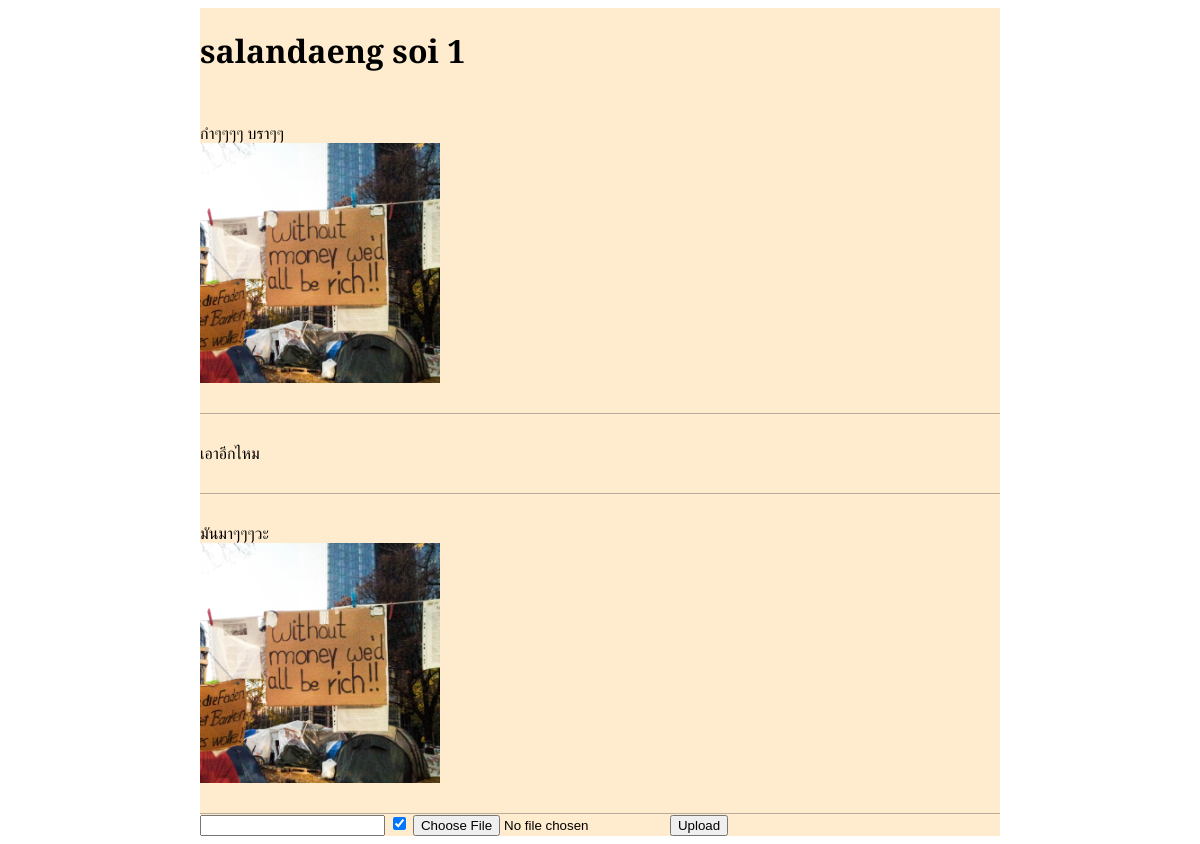
Page /9/ on the committed database.
### cabinets/models.py (models this page shows, shortened)
class Cabinet(models.Model):
    name_text = models.CharField(max_length=200)
    pub_date = models.DateTimeField(default=datetime.datetime.now())
    image = models.ImageField(upload_to='cabinets', null=True)

class Update(models.Model):
    cabinet = models.ForeignKey(Cabinet, on_delete=models.CASCADE)
    comment_text = models.CharField(max_length = 200)
    pub_date = models.DateTimeField(default=datetime.datetime.now())
    need_refill = models.BooleanField(default=True)
    image_update = models.ImageField(upload_to='cabinets/uploads', blank=True, null=True)

### cabinets/views.py (the view)
# urls.py: path('<int:cabinet_id>/', views.detail, name='detail'),
def detail(request, cabinet_id):
    if request.method == 'POST':
        request.POST = request.POST.copy()
        request.POST['pub_date'] = datetime.datetime.now()
        request.POST['cabinet'] = get_object_or_404(Cabinet, pk=cabinet_id)
        form = UpdateForm(request.POST or None, request.FILES or None)
        print(request.POST)
        if form.is_valid():
            try:
                form.save()
            except:
                HttpResponse('some error occurred')
        else:
            form = UpdateForm()
        return HttpResponseRedirect(reverse('cabinets:detail', args=(cabinet_id,)))
    elif request.method == 'GET':
        cabinet = get_object_or_404(Cabinet, pk=cabinet_id)
        latest_updates_list = cabinet.update_set.order_by('-pub_date')[:5]
        form = UpdateForm(initial = {'cabinet': cabinet_id })
        context = {
            'form' : form,
            'cabinet': cabinet,
            'latest_updates_list': latest_updates_list,
        }
        return render(request, 'cabinets/detail.html', context,)
    else:
        HttpResponse('think your code is brokwen bro')

### cabinets/forms.py
class UpdateForm(forms.ModelForm):
    class Meta:
        model = Update
        fields = [
            'cabinet', 'pub_date',
            'comment_text', 'need_refill', 'image_update'
        ]

### cabinets/templates/cabinets/detail.html (shortened to what this page needs)
{% extends 'cabinets/base.html' %}
{% block content %}
<h1>{{ cabinet.name_text }}</h1>
{% for update in latest_updates_list %}
<div class = list-container>
        {{ update.comment_text }}
        {% if update.image_update %}
                <img src="{{ update.image_update.url }}" alt="photo of {{ update.comment_text }}" class = 'update-image'>
        {% endif %}
</div>
{% endfor %}
    <form method = "post" enctype="multipart/form-data">
            {{ form.comment_text }}
            {{ form.need_refill }}
            {{ form.image_update }}
            <button type="submit">Upload</button>
    </form>
{% endblock content %}

### cabinets/static/cabinets/css/styles.css (style rules this page uses)
html, body { font-family: 'Playfair Display', 'Sarabun', serif; }
.list-container { display: flex; flex-direction: column; width: 100%; margin: 0 auto; padding: 30px 0; border-bottom: 1px solid rgba(94, 93, 93, 0.438) ; }
.update-image { display: block; max-width: 30%; }

### rows in the picture
Cabinet: name_text "salandaeng soi 1"
Update: comment_text "กำๆๆๆๆ บราๆๆ", image_update (picture)
Update: comment_text "เอาอีกไหม"
Update: comment_text "มันมาๆๆๆวะ", image_update (picture)
